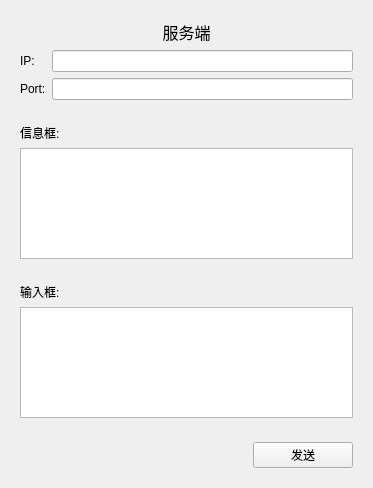
<?xml version="1.0" encoding="UTF-8"?>
<ui version="4.0">
 <class>Server</class>
 <widget class="QWidget" name="Server">
  <property name="geometry">
   <rect>
    <x>0</x>
    <y>0</y>
    <width>373</width>
    <height>488</height>
   </rect>
  </property>
  <property name="windowTitle">
   <string>Server</string>
  </property>
  <layout class="QVBoxLayout" name="verticalLayout_3">
   <item>
    <widget class="QWidget" name="widget" native="true">
     <layout class="QGridLayout" name="gridLayout">
      <item row="1" column="1">
       <widget class="QLineEdit" name="ip"/>
      </item>
      <item row="2" column="1">
       <widget class="QLineEdit" name="port">
        <property name="text">
         <string/>
        </property>
       </widget>
      </item>
      <item row="1" column="0">
       <widget class="QLabel" name="label">
        <property name="text">
         <string>IP:</string>
        </property>
       </widget>
      </item>
      <item row="2" column="0">
       <widget class="QLabel" name="label_2">
        <property name="text">
         <string>Port:</string>
        </property>
       </widget>
      </item>
      <item row="0" column="0" colspan="2">
       <widget class="QLabel" name="label_5">
        <property name="text">
         <string>&lt;html&gt;&lt;head/&gt;&lt;body&gt;&lt;p align=&quot;center&quot;&gt;&lt;span style=&quot; font-size:12pt;&quot;&gt;服务端&lt;/span&gt;&lt;/p&gt;&lt;/body&gt;&lt;/html&gt;</string>
        </property>
       </widget>
      </item>
     </layout>
    </widget>
   </item>
   <item>
    <widget class="QWidget" name="widget_2" native="true">
     <layout class="QVBoxLayout" name="verticalLayout">
      <item>
       <widget class="QLabel" name="label_3">
        <property name="text">
         <string>信息框:</string>
        </property>
       </widget>
      </item>
      <item>
       <widget class="QTextBrowser" name="record"/>
      </item>
     </layout>
    </widget>
   </item>
   <item>
    <widget class="QWidget" name="widget_3" native="true">
     <layout class="QVBoxLayout" name="verticalLayout_2">
      <item>
       <widget class="QLabel" name="label_4">
        <property name="text">
         <string>输入框:</string>
        </property>
       </widget>
      </item>
      <item>
       <widget class="QTextEdit" name="msgEdit"/>
      </item>
     </layout>
    </widget>
   </item>
   <item>
    <widget class="QWidget" name="widget_4" native="true">
     <layout class="QHBoxLayout" name="horizontalLayout">
      <item>
       <spacer name="horizontalSpacer">
        <property name="orientation">
         <enum>Qt::Horizontal</enum>
        </property>
        <property name="sizeHint" stdset="0">
         <size>
          <width>220</width>
          <height>20</height>
         </size>
        </property>
       </spacer>
      </item>
      <item>
       <widget class="QPushButton" name="sendBtn">
        <property name="minimumSize">
         <size>
          <width>100</width>
          <height>0</height>
         </size>
        </property>
        <property name="text">
         <string>发送</string>
        </property>
       </widget>
      </item>
     </layout>
    </widget>
   </item>
  </layout>
 </widget>
 <resources/>
 <connections/>
</ui>
